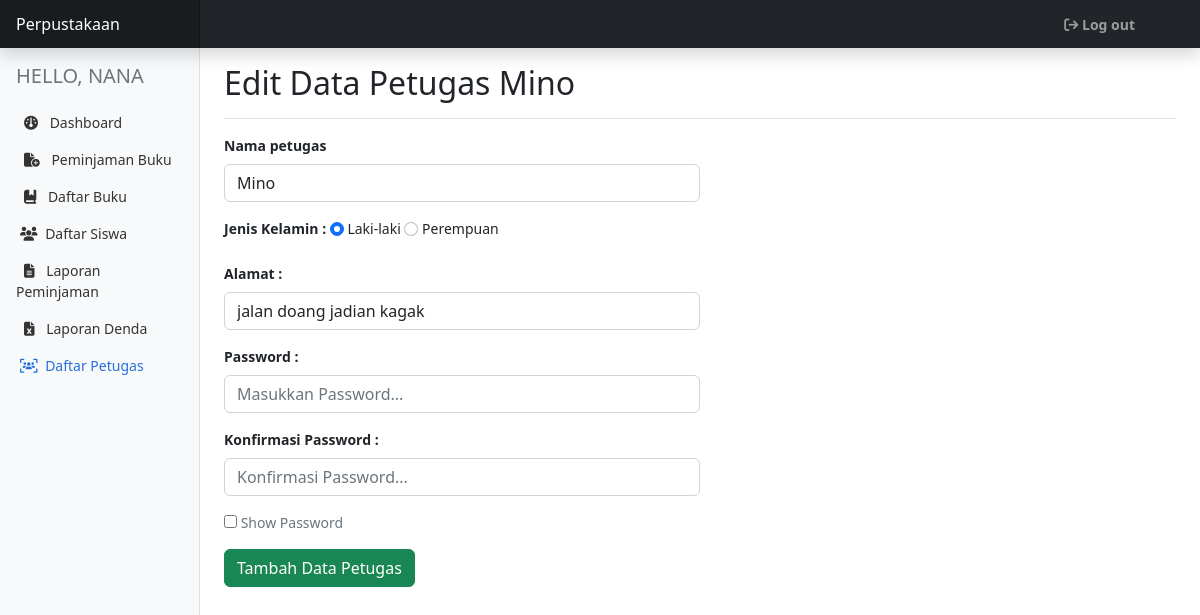
/petugas/edit-petugas.php?id=2 (signed in), run on the app's committed database.
### tables this page shows
CREATE TABLE `petugas` (
  `nip` int(11) NOT NULL,
  `nama` varchar(50) NOT NULL,
  `jenis_kelamin` enum('L','P') NOT NULL,
  `alamat` varchar(50) NOT NULL,
  `password` varchar(50) NOT NULL,
  `id_level` int(2) NOT NULL
);

### petugas/edit-petugas.php (the view, shortened to what this page needs)
<!doctype html>
<html lang="en">
<head>
    <link href="../assets/dist/css/bootstrap.min.css" rel="stylesheet">
    <link rel="stylesheet" href="https://cdnjs.cloudflare.com/ajax/libs/font-awesome/6.1.2/css/all.min.css">
    <link rel="stylesheet" href="../assets/bootstrap/css/bootstrap.min.css">
    <link href="../assets/dashboard/dashboard.css" rel="stylesheet">
</head>
<body>
    <?php
        include "../config.php";
        $nip = $_SESSION['nip'];
        $query = mysqli_query ($db, "SELECT * FROM petugas WHERE nip='$nip'");
        $data = mysqli_fetch_array($query);
        ?>
<header class="navbar navbar-dark sticky-top bg-dark flex-md-nowrap p-0 shadow">
    <a class="navbar-brand col-md-3 col-lg-2 me-0 px-3 fs-6" href="#">Perpustakaan</a>
    <div class="navbar-nav">
        <div class="nav-item text-nowrap">
            <form method="POST">
                <button type="submit" class="nav-link btn btn-dark fw-bold px-3 mx-5" name="logout"><i class="fa-solid fa-arrow-right-from-bracket"></i> Log out</button>
            </form>
        </div>
    </div>
</header>
<div class="container-fluid">
    <div class="row">
        <nav id="sidebarMenu" class="col-md-3 col-lg-2 d-md-block bg-light sidebar collapse">
            <div class="position-sticky pt-3 sidebar-sticky">
                <h5 class="heading d-flex justify-content-between align-items-center px-3 mb-3 text-muted text-uppercase">
                    <span>Hello, <?= $data['nama'] ?></span>
                </h5>
                <ul class="nav flex-column">
                    <li class="nav-item">
                        <a class="nav-link" aria-current="page" href="dashboard.php">
                        <i class="fa-solid fa-gauge mx-2"></i>
                        Dashboard
                        </a>
                    </li>
                    <li class="nav-item">
                        <a class="nav-link" aria-current="page" href="peminjaman.php">
                        <i class="fa-solid fa-file-circle-plus mx-2"></i>
                        Peminjaman Buku
                        </a>
                    </li>
                    <li class="nav-item">
                        <a class="nav-link" aria-current="page" href="daftar-buku.php">
                        <i class="fa-solid fa-book-bookmark mx-2"></i>
                        Daftar Buku
                        </a>
                    </li>
                    <li class="nav-item">
                        <a class="nav-link" aria-current="page" href="daftar-siswa.php">
                        <i class="fa-solid fa-users mx-1"></i>
                        Daftar Siswa
                        </a>
                    </li>
                    <li class="nav-item">
                        <a class="nav-link" aria-current="page" href="daftar-peminjaman.php">
                        <i class="fa-solid fa-file-lines mx-2"></i>
                        Laporan Peminjaman
                        </a>
                    </li>
                    <li class="nav-item">
                        <a class="nav-link" aria-current="page" href="laporan-denda.php">
                        <i class="fa-solid fa-file-excel mx-2"></i>
                        Laporan Denda
                        </a>
                    </li>
                    <?php
                        if($_SESSION['level'] == 1){
                    ?>
                    <li class="nav-item">
                        <a class="nav-link active" aria-current="page" href="daftar-petugas.php">
                        <i class="fa-solid fa-users-viewfinder mx-1"></i>
                        Daftar Petugas
                        </a>
                    </li>
                    <?php
                        }
                    ?>
                </ul>
            </div>
        </nav>
        <main class="col-md-9 ms-sm-auto col-lg-10 px-md-4">
            <?php
                $id = $_GET['id'];
                $take = mysqli_query($db, "SELECT * FROM petugas WHERE nip = $id");
                $data1 = mysqli_fetch_assoc($take);
            ?>
            <div class="d-flex justify-content-between flex-wrap flex-md-nowrap align-items-center pt-3 pb-2 mb-3 border-bottom">
                <h1 class="h2">Edit Data Petugas <?= $data1['nama'] ?></h1>
            </div>
            <div class="row mt-3">
                <form action="" method="POST">
                    <div class="mb-3">
                        <label class="form-label fw-bold">Nama petugas</label>
                        <input type="text" name="nama" id="nama" class="form-control w-50" placeholder="Masukkan Nama petugas..." value="<?= $data1['nama'] ?>" required>
                    </div>
                    <div class="mb-3">
                        <label for="exampleFormControlInput1" class="form-label fw-bold">Jenis Kelamin : </label>
                        <input class="form-check-input" type="radio" name="jk" value="L" checked>
                        <label class="form-check-label" for="exampleRadios1">
                            Laki-laki
                        </label>
                        <input class="form-check-input" type="radio" name="jk" value="P">
                        <label class="form-check-label" for="exampleRadios1">
                            Perempuan
                        </label>
                    </div>
                    <div class="mb-3">
                        <label for="exampleFormControlInput1" class="form-label fw-bold">Alamat : </label>
                        <input type="text" name="alamat" class="form-control w-50" placeholder="Masukkan Alamat..." value="<?= $data1['alamat'] ?>" required>
                    </div>
                    <div class="mb-3">
                        <label for="exampleFormControlInput1" class="form-label fw-bold">Password : </label>
                        <input type="password" id="password" name="password" class="form-control w-50" placeholder="Masukkan Password..." required>
                    </div>
                    <div class="mb-3">
                        <label for="exampleFormControlInput1" class="form-label fw-bold">Konfirmasi Password : </label>
                        <input type="password" id="konfirmasi" name="konfirmasi" class="form-control w-50" placeholder="Konfirmasi Password..." required>
                    </div>
                    <div class="checkbox mb-3">
                        <label class="text-secondary">
                            <input type="checkbox" id="show" onclick="showPassword()"> Show Password
                        </label>
                    </div>
                    <button type="submit" class="btn btn-success" name="submit" id="submit">Tambah Data Petugas</button>
                </form>
            </div>
        </main>
    </div>
</div>
</body>
</html>

### assets/dashboard/dashboard.css (style rules this page uses)
body { font-size: .875rem; }
.sidebar { position: fixed; top: 0; bottom: 0; left: 0; z-index: 100; padding: 48px 0 0; box-shadow: inset -1px 0 0 rgba(0, 0, 0, .1); }
.sidebar-sticky { height: calc(100vh - 48px); overflow-x: hidden; overflow-y: auto; }
.sidebar .nav-link { font-weight: 500; color: #333; }
.sidebar .nav-link.active { color: #2470dc; }
.navbar-brand { padding-top: .75rem; padding-bottom: .75rem; background-color: rgba(0, 0, 0, .25); box-shadow: inset -1px 0 0 rgba(0, 0, 0, .25); }

### data on the page
petugas: nama "NANA"
petugas: nama "Mino", alamat "jalan doang jadian kagak"
